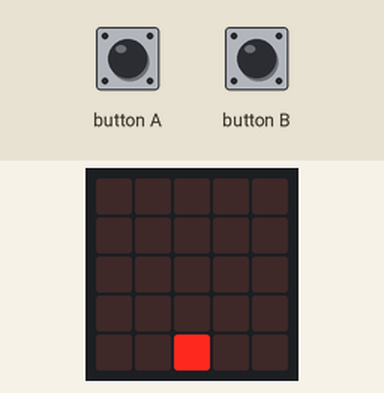
This program was run on a simulated Calliope mini (MakeCode). Shown: the board's 5×5 LED display. The test bench sets the inputs (shaded band).

Above: at 1.2 s.
1.3 s: button A pressed for 0.15 s
At 2.3 s:
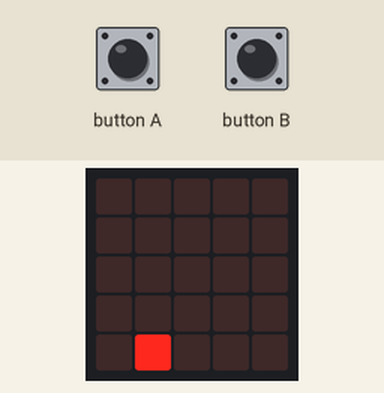
2.9 s: button A pressed for 0.15 s
At 3.5 s:
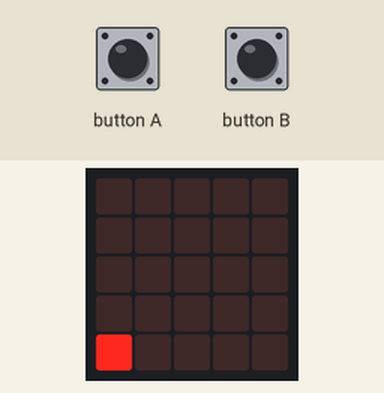
4.5 s: button B pressed for 0.15 s
At 5.8 s:
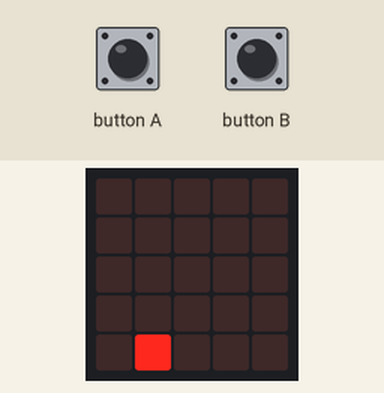
6.1 s: button B pressed 5 times (0.12 s each, 0.3 s apart)
At 7.8 s:
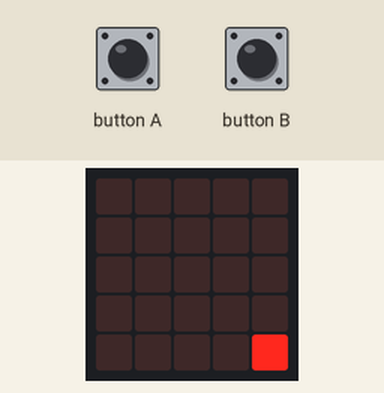
Timing chart, 0 to 9.3 s (numbered marks = the images above; inputs shaded):
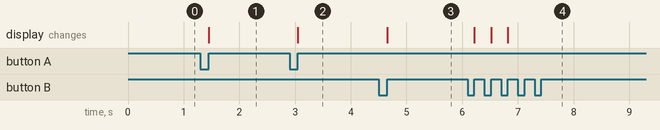

The program:

main.ts
```typescript
input.onButtonEvent(Button.A, input.buttonEventClick(), function () {
    Korb.change(LedSpriteProperty.X, -1)
})
input.onButtonEvent(Button.B, input.buttonEventClick(), function () {
    Korb.change(LedSpriteProperty.X, 1)
})
let Ball = 0
let Korb: game.LedSprite = null
Korb = game.createSprite(2, 4)
game.setLife(3)
game.setScore(0)
basic.forever(function () {
    Ball = 0
})
```

test.ts
```typescript
// Hier kann man Tests durchführen; diese Datei wird nicht kompiliert, wenn dieses Paket als Erweiterung verwendet wird.
```

Measured:
- after the input at 1.3 s, the display: changes after 0.15 s (image 1)
- after the input at 2.9 s, the display: changes after 0.15 s (image 2)
- after the input at 4.5 s, the display: changes after 0.15 s (image 3)
- after the input at 6.1 s, the display: first changes after 0.12 s (image 4 shows a later state)
